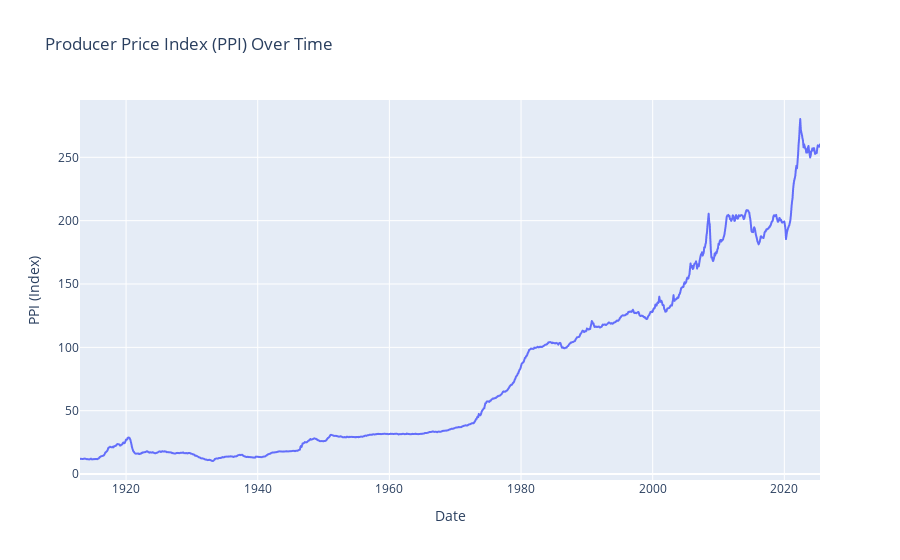

Here is the notebook cell this chart was saved with:
### Code cell
ppi_fig = px.line(df_ppi, x='Date', y='PPI', title='Producer Price Index (PPI) Over Time')
ppi_fig.update_layout(yaxis_title='PPI Index (1982=100)', xaxis_title='Date')
ppi_fig.show()

### Figure 1 — Plotly figure (JSON) as saved in the notebook; plotly's stock layout.template omitted (floating-point values rounded to 4 significant figures; data arrays with more than 128 entries replaced by an {"elided": "..."} marker saying what was removed)
{"data": [{"hovertemplate": "Date=%{x}<br>PPI=%{y}<extra></extra>", "legendgroup": "", "line": {"color": "#636efa", "dash": "solid"}, "marker": {"symbol": "circle"}, "mode": "lines", "name": "", "showlegend": false, "type": "scattergl", "x": {"elided": "1350 str values"}, "xaxis": "x", "y": {"elided": "1350 float values"}, "yaxis": "y"}], "layout": {"legend": {"tracegroupgap": 0}, "title": {"text": "Producer Price Index (PPI) Over Time"}, "xaxis": {"anchor": "y", "domain": [0, 1], "title": {"text": "Date"}}, "yaxis": {"anchor": "x", "domain": [0, 1], "title": {"text": "PPI (Index)"}}}}
